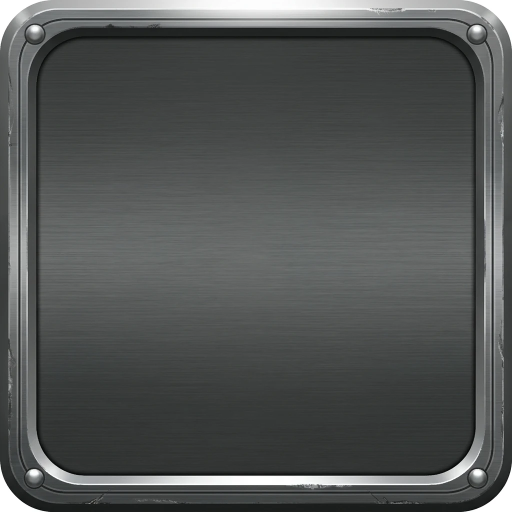
#> input picture art/meshy_steel/steel_slot.png, 1024 x 1024 px (shown at 1/2 size)
$ python steel_art.py out.png
#> lines starting #> are read from the running program, lines starting #| are printed output that depends on the picture; after the words box and inside, x2 and y2 are one past the last pixel; in counts of white or black regions, pixels touching at a corner belong together
### tools/modern_art.py
"""Art of the "Moderno" HUD style, copied from the concept art/concept_modern.png (the user's Meshy
agent image "WoW Modern Clean HUD"): near-black navy panels, thin teal hairlines with a faint glow.
The clean look (the unit frame's, followed by the cast bar, minimap and menu band): one rounded
backing panel per group, bars in thick dark rims, round parts in the portrait's ring; no arrow
tips and no gold. The action bar is the
concept's without its wings, gems and gold rails (the user's call).

Colors are sampled from the concept. Each piece is drawn at SS times its texture size and scaled
down, so lines stay crisp; textures are about twice their size on a 1080p screen.

Usage: python tools/modern_art.py OUT_DIR   (writes the pieces and mockup.png)
"""
import pathlib
import sys

from PIL import Image, ImageChops, ImageDraw, ImageFilter, ImageFont

SS = 4
PANEL = (3, 13, 21)
EDGE = (0, 4, 10)
LINE = (34, 128, 162)        # the teal hairline
LINE_LIT = (88, 186, 214)    # its lit top side
LINE_DIM = (28, 62, 78)
GOLD = (214, 172, 70)
HEALTH = ((96, 214, 52), None)
MANA = ((22, 132, 244), None)
CAST = ((44, 172, 222), None)


class Canvas:
    """A piece being drawn at SS times its size: body (panels), lines (also blurred into a soft
    glow under themselves) and top (crisp details over everything)."""

    def __init__(self, w, h):
        self.w, self.h = w, h
        self.layers = {k: Image.new("RGBA", (w * SS, h * SS), (0, 0, 0, 0)) for k in ("body", "lines", "top")}

    @staticmethod
    def s(v):
        return [c * SS for c in v]

    def draw(self, layer):
        return ImageDraw.Draw(self.layers[layer])

    def rrect(self, box, r, fill=None, outline=None, width=1.0, layer="lines"):
        self.draw(layer).rounded_rectangle(self.s(box), r * SS, fill=fill, outline=outline,
                                           width=max(1, round(width * SS)) if outline else 0)

    def ellipse(self, box, fill=None, outline=None, width=1.0, layer="lines"):
        self.draw(layer).ellipse(self.s(box), fill=fill, outline=outline, width=max(1, round(width * SS)) if outline else 0)

    def poly(self, pts, fill, layer="lines"):
        self.draw(layer).polygon([tuple(self.s(p)) for p in pts], fill=fill)

    def line(self, pts, color, width=1.0, layer="lines"):
        self.draw(layer).line([tuple(self.s(p)) for p in pts], fill=color, width=max(1, round(width * SS)))

    # [29 lines left out: functions vgrad, hfade, not called in this run]

    def cut(self, box, r=0, ellipse=False):
        """A see-through hole in every layer (portrait, icon, map show through)."""
        for img in self.layers.values():
            m = Image.new("L", img.size, 255)
            d = ImageDraw.Draw(m)
            (d.ellipse if ellipse else lambda b, fill: d.rounded_rectangle(b, r * SS, fill=fill))(self.s(box), fill=0)
            img.putalpha(ImageChops.multiply(img.getchannel("A"), m))

    def render(self, glow=0.8, shadow=0.75):
        out = Image.new("RGBA", self.layers["body"].size, (0, 0, 0, 0))
        if shadow:
            a = self.layers["body"].getchannel("A")
            for k in ("lines", "top"):
                a = ImageChops.lighter(a, self.layers[k].getchannel("A"))
            sh = Image.new("RGBA", a.size, (0, 2, 6, 0))
            sh.putalpha(a.point(lambda v: round(v * shadow)))
            sh = sh.filter(ImageFilter.GaussianBlur(3.5 * SS))
            out.alpha_composite(sh, (0, round(2.5 * SS)))
        out.alpha_composite(self.layers["body"])
        if glow:
            g = self.layers["lines"].filter(ImageFilter.GaussianBlur(2.2 * SS))
            g.putalpha(g.getchannel("A").point(lambda v: min(255, round(v * glow))))
            out.alpha_composite(g)
        out.alpha_composite(self.layers["lines"])
        out.alpha_composite(self.layers["top"])
        return out.resize((self.w, self.h), Image.LANCZOS)


# [7 lines left out: function hairline_box, not called in this run]


# ------------------------------------------------------------------ unit frame (player, target)
# Rects in px of the 720x262 texture (Data.MODERN_UNIT mirrors them); room under the level circle.
UNIT = {"w": 720, "h": 262, "ring": (12, 12, 232, 232), "portrait": (28, 28, 216, 216),
        "name": (250, 26, 704, 80), "health": (186, 91, 694, 141), "power": (186, 157, 686, 195),
        # the bars end in a curve around the ring: `clear` px of gap outside it, then their `rim`
        "clear": 6, "rim": 8,
        # a small round level badge on the ring's bottom edge (6 o'clock)
        "level": (103, 212, 141, 250)}


def _radial_vignette(w, h, inner=0.66, edge=165):
    """A dark ring fading from the circle's edge inward to clear, so a cropped 2D portrait melts
    into the frame instead of ending in a hard circular cut."""
    import numpy as np
    yy, xx = np.mgrid[0:h, 0:w]
    cx, cy, radius = w / 2, h / 2, w / 2
    d = np.hypot(xx - cx, yy - cy) / radius
    t = np.clip((d - inner) / (1 - inner), 0, 1)
    a = edge * t * t
    a[d >= 1.0] = 0
    out = np.zeros((h, w, 4), np.uint8)
    out[..., 2] = 8  # the shadow keeps a faint navy tint
    out[..., 3] = a.astype(np.uint8)
    return Image.fromarray(out, "RGBA")


# [7 lines left out: function backing, not called in this run]


# The bars' rim colours and the accent of small marks (a look such as tools/steel_art.py swaps
# them while it draws).
GROOVE_RIM, GROOVE_EDGE = (4, 14, 24, 250), (40, 112, 140, 255)
MARKER = ((60, 170, 210), (150, 222, 244))


# [20 lines left out: functions groove, ring, not called in this run]


def ring_circle(extra=0):
    """Centre and radius of the circle that cuts the bars: the ring plus the gap (and `extra`)."""
    x0, y0, x1, y1 = UNIT["ring"]
    return (x0 + x1) / 2, (y0 + y1) / 2, (x1 - x0) / 2 + UNIT["clear"] + extra


def _disk(size, cx, cy, r):
    m = Image.new("L", size, 0)
    ImageDraw.Draw(m).ellipse([v * SS for v in (cx - r, cy - r, cx + r, cy + r)], fill=255)
    return m


def bars_around_ring(c, keys):
    """The bars' grooves, their left ends cut by a circle concentric with the portrait ring, `clear`
    px outside it: the rim turns along the curve (its edge line following it), the dark well starts
    `rim` px further in. The ring is drawn over them afterwards."""
    g = Canvas(c.w, c.h)
    for key in keys:
        groove(g, UNIT[key])
    size = g.layers["body"].size
    cx, cy, r = ring_circle()
    rim = UNIT["rim"]
    shape = g.layers["body"].getchannel("A")
    wells = Image.new("L", size, 0)
    for key in keys:
        x0, y0, x1, y1 = UNIT[key]
        ImageDraw.Draw(wells).rounded_rectangle([v * SS for v in (x0, y0, x1, y1)], 8 * SS, fill=255)
    # the rim band along the curve, over the well's end; a dark line where it meets the well
    band = ImageChops.multiply(_disk(size, cx, cy, r + rim), wells)
    paint = Image.new("RGBA", size, GROOVE_RIM[:3] + (0,))
    paint.putalpha(band.point(lambda v: v * GROOVE_RIM[3] // 255))
    g.layers["body"].alpha_composite(paint)
    seam = ImageChops.subtract(_disk(size, cx, cy, r + rim + 0.8), _disk(size, cx, cy, r + rim - 0.8))
    dark = Image.new("RGBA", size, (0, 0, 0, 0))
    dark.putalpha(ImageChops.multiply(seam, wells))
    g.layers["body"].alpha_composite(dark)
    # the rim's edge line turning along the curve
    edge = ImageChops.subtract(_disk(size, cx, cy, r + 2.0), _disk(size, cx, cy, r))
    line = Image.new("RGBA", size, GROOVE_EDGE[:3] + (0,))
    line.putalpha(ImageChops.multiply(edge, shape))
    g.layers["lines"].alpha_composite(line)
    g.cut((cx - r, cy - r, cx + r, cy + r), ellipse=True)
    for k in c.layers:
        c.layers[k].alpha_composite(g.layers[k])


# [14 lines left out: function unit_mask, not called in this run]


def unit_frame(level=True):
    """The unit frame; level=False for the small frames (focus, pet, target of target, party),
    where a level circle is too small to hold a readable number."""
    c = Canvas(UNIT["w"], UNIT["h"])
    # Backing panel behind the ring and the bars so they read as one continuous piece: it fills the
    # gap where the scene used to show between the round portrait and the bars (the "cut" look). The
    # portrait is cut out of its left end, so the circle still sits in front.
    backing(c, (118, 18, 706, 206))
    # each bar in its own thick dark rim (the user found the bars too close together), its left
    # end curved around the ring
    bars_around_ring(c, ("health", "power"))
    ring(c, UNIT["ring"])
    c.cut(UNIT["portrait"], ellipse=True)
    # soft inner vignette so the 2D portrait fades into the ring instead of ending in a hard cut
    px0, py0, px1, py1 = UNIT["portrait"]
    vig = _radial_vignette(round((px1 - px0) * SS), round((py1 - py0) * SS))
    c.layers["top"].alpha_composite(vig, (round(px0 * SS), round(py0 * SS)))
    if not level:
        return c.render()
    # level: a minimalist circle on the ring's bottom edge with a clean light rim and (in Lua) a
    # white number — small but clearly visible, no gold.
    lx0, ly0, lx1, ly1 = UNIT["level"]
    c.ellipse((lx0 - 2, ly0 - 2, lx1 + 2, ly1 + 2), fill=EDGE + (255,), layer="top")
    c.ellipse((lx0, ly0, lx1, ly1), fill=(9, 18, 28, 255), outline=(206, 220, 234, 255), width=2.2, layer="top")
    c.draw("top").arc(c.s((lx0 + 1, ly0 + 1, lx1 - 1, ly1 - 1)), 200, 340, fill=(240, 248, 255, 200), width=round(1.1 * SS))
    return c.render()


# [32 lines left out: function arcane_ring, not called in this run]


# ------------------------------------------------------------------ cast bar
# The unit frame's clean look: one backing panel holding the icon (square, in a thick rim like
# the bars') and the groove; the spell name on the panel above the groove. No arrow tips.
CASTBAR = {"w": 940, "h": 132, "panel": (6, 6, 934, 124), "icon": (22, 22, 110, 110),
           "bar": (134, 68, 910, 108), "name": (140, 16, 620, 56)}


def cast_bar():
    c = Canvas(CASTBAR["w"], CASTBAR["h"])
    backing(c, CASTBAR["panel"], 18)
    groove(c, CASTBAR["icon"], r=4, rim=7)
    groove(c, CASTBAR["bar"])
    c.cut(CASTBAR["icon"], 4)
    return c.render()


# ------------------------------------------------------------------ action bar pieces
SLOT_TEX = 104  # one slot frame texture (the icon goes inside, 10 px in)


# [10 lines left out: function slot_frame, not called in this run]


PANEL_TEX, PANEL_CORNER = 96, 32  # 9-slice panel for bars of any size


# [21 lines left out: functions bar_panel, nine_slice, not called in this run]


# ------------------------------------------------------------------ minimap
# The map in the portrait's ring (thick dark band, teal line lit across the top); the zone name on
# a pill in the backing panel's look, centred over it. No arrow tips.
MAP = {"w": 340, "h": 384, "hole": (26, 72, 314, 360), "plate": (40, 4, 300, 50)}


def minimap_ring():
    c = Canvas(MAP["w"], MAP["h"])
    x0, y0, x1, y1 = MAP["hole"]
    band = 12
    ring(c, (x0 - band, y0 - band, x1 + band, y1 + band), band)
    c.cut((x0, y0, x1, y1), ellipse=True)
    # N marker: a small diamond in the accent colour sitting on the ring's top edge
    cx, ny = (x0 + x1) / 2, y0 - band
    c.poly([(cx, ny - 9), (cx + 7, ny), (cx, ny + 9), (cx - 7, ny)], MARKER[0] + (255,), layer="top")
    c.poly([(cx, ny - 9), (cx + 7, ny), (cx, ny + 1)], MARKER[1] + (255,), layer="top")
    # the zone name on a pill centred over the map (the calendar sits on the ring, like mail and
    # tracking)
    px0, py0, px1, py1 = MAP["plate"]
    backing(c, MAP["plate"], (py1 - py0) / 2)
    return c.render()


# ------------------------------------------------------------------ micro menu band
def menu_band(w=620, h=92):
    """The backing panel's look as a band with a rounded left end (the game mirrors the left
    end for the right one and stretches the middle, which is uniform)."""
    c = Canvas(w, h)
    backing(c, (6, 10, w + 40, h - 10), 18)
    return c.render()


# [180 lines left out: functions gloss, bar_fill, _font, _text, _paste_round, _fill and 3 more, not called in this run]


# [2 lines that do not run on import are left out]


# [15 lines left out: function blackify, not called in this run]


GEM_TEX = 96


def _diamond(m, r):
    return [(m, m - r), (m + r, m), (m, m + r), (m - r, m)]


# [42 lines left out: functions gem_socket, gem_lit, not called in this run]

### tools/steel_art.py
"""The "Aço" look (2026-10-25): crafted but modern and subtle steel. Graphite brushed plates with
silver edges, a bevel that gives them thickness, an engraved line inside the panels, small corner
brackets and rivets, a machined plate on top of the portrait ring. No blue.

It redraws modern_art's pieces with the same geometry (so everything stays on the screen grid):
the pieces call modern_art.backing/groove/ring, which are swapped for the steel ones while drawing.
Its pieces are also the moulds Meshy redraws with real metal (tools/meshy_gen.py, pieces steel_*).

Usage: python tools/steel_art.py OUT_DIR   (writes the steel pieces as PNG)
"""
import math
import pathlib
import random
import sys
from contextlib import contextmanager
from functools import lru_cache

import numpy as np
from PIL import Image, ImageChops, ImageDraw, ImageFilter

import modern_art as ma
from modern_art import Canvas

PANEL = (22, 23, 26, 244)       # graphite plate
RIM = (58, 58, 60, 252)         # the bars' rim band (the metal's mean, for the flat bits)
EDGE = (150, 154, 162, 245)     # the silver edge line
LIT = (240, 242, 246, 220)      # light along top edges
RING = (150, 154, 162, 255)
RING_FILL = (26, 27, 31, 255)
RING_LIT = (240, 242, 246, 230)
RING_INNER = (58, 60, 66, 255)
SLOT = (128, 132, 140, 255)
METAL = (150, 154, 162, 255)    # brackets, rivets, plates
SHINE = (245, 246, 250, 230)


# The metal itself: the brushed plate Meshy drew for the action slot (art/meshy_steel), made neutral
# grey and brought to each part's brightness. Our shapes stay exact; only their surface is Meshy's.
MATERIAL = pathlib.Path(__file__).resolve().parent.parent / "art" / "meshy_steel" / "steel_slot.png"
MATERIAL_BOX = (150, 150, 874, 874)  # the plain plate inside that slot


@lru_cache(maxsize=None)
def _material_source():
    img = Image.open(MATERIAL).convert("L").crop(MATERIAL_BOX)
    a = np.asarray(img).astype(np.float32)
    return (a - a.mean()) / max(1.0, a.std())  # brushed grain and sheen, around 0


def material(size, mean, spread=15.0):
    """A size (w, h) px piece of the brushed metal at brightness `mean` (0-255), as an L image."""
    src = Image.fromarray(_material_source())
    a = np.asarray(src.resize(size, Image.LANCZOS)).astype(np.float32)
    return Image.fromarray(np.clip(mean + a * spread, 0, 255).astype(np.uint8))


def material_ring(size, inner, mean, spread=15.0):
    """The metal brushed in circles (the plate's grain bent around the centre), for rings."""
    w, h = size
    src = _material_source()
    yy, xx = np.mgrid[0:h, 0:w].astype(np.float32)
    cx, cy = (w - 1) / 2, (h - 1) / 2
    r = np.hypot(xx - cx, yy - cy)
    th = (np.arctan2(yy - cy, xx - cx) + math.pi) / (2 * math.pi)
    rr = np.clip((r - inner) / max(1.0, w / 2 - inner), 0, 1)
    u = (th * (src.shape[1] - 1)).astype(int)
    v = (src.shape[0] * 0.3 + rr * src.shape[0] * 0.4).astype(int)  # a band of the plate, across the ring
    return Image.fromarray(np.clip(mean + src[v, u] * spread, 0, 255).astype(np.uint8))


def _paint(c, layer, at, grey, mask, tint=(0, 0, 2)):
    """Paint the grey metal into c's layer at `at`, where `mask` (L) allows."""
    rgb = [grey.point(lambda v, t=t: min(255, v + t)) for t in tint]
    piece = Image.merge("RGBA", (*rgb, mask))
    c.layers[layer].alpha_composite(piece, at)


def _mask(box, r):
    x0, y0, x1, y1 = [round(v * ma.SS) for v in box]
    m = Image.new("L", (x1 - x0, y1 - y0), 0)
#> m: PIL image 2352x752 L; every value is 0
    ImageDraw.Draw(m).rounded_rectangle((0, 0, m.width - 1, m.height - 1), r * ma.SS, fill=255)
    return (x0, y0), m


# [23 lines left out: functions sheen, brushed, not called in this run]


def bevel(c, box, r, w=1.4):
    """Plate thickness: a light line along the top inside edge, a dark one along the bottom."""
    x0, y0, x1, y1 = box
    c.line([(x0 + r * 0.7, y0 + w), (x1 - r * 0.7, y0 + w)], (255, 255, 255, 70), w, layer="top")
    c.line([(x0 + r * 0.7, y1 - w), (x1 - r * 0.7, y1 - w)], (0, 0, 0, 150), w, layer="top")


# [7 lines left out: function etch, not called in this run]


def rivet(c, x, y, s=2.2):
    c.ellipse((x - s - 0.6, y - s - 0.6, x + s + 0.6, y + s + 0.6), fill=(0, 0, 0, 200), layer="top")
    c.ellipse((x - s, y - s, x + s, y + s), fill=METAL, layer="top")
    c.ellipse((x - s * 0.5, y - s * 0.7, x + s * 0.2, y - s * 0.1), fill=SHINE, layer="top")


def bracket(c, x, y, sx, sy, k=14, t=3.2):
    """An L-shaped corner fitting with a rivet: (x, y) the corner, sx/sy the inward directions."""
    def ell(o, i):
        return [(x + sx * o, y + sy * o), (x + sx * (k - o), y + sy * o), (x + sx * (k - o), y + sy * (t - i)),
                (x + sx * (t - i), y + sy * (t - i)), (x + sx * (t - i), y + sy * (k - o)), (x + sx * o, y + sy * (k - o))]
    c.poly(ell(0, 0), (0, 0, 0, 180), layer="top")
    c.poly(ell(0.8, 0.4), METAL, layer="top")
    rivet(c, x + sx * (t + 3.2), y + sy * (t + 3.2), 1.7)


def keystone(c, cx, y, w=40, h=10):
    """A small machined plate seated on an edge (the top of the portrait ring)."""
    pts = [(cx - w / 2, y), (cx + w / 2, y), (cx + w / 2 - h * 0.7, y + h), (cx - w / 2 + h * 0.7, y + h)]
    c.poly([(p[0], p[1] - 1) for p in pts], (0, 0, 0, 200), layer="top")
    c.poly(pts, (128, 132, 140, 255), layer="top")
    c.line([(cx - w / 2 + 2, y + 1.2), (cx + w / 2 - 2, y + 1.2)], (240, 242, 246, 220), 1.0, layer="top")
    rivet(c, cx, y + h / 2, 1.6)


# ------------------------------------------------------------------ the pieces' parts in steel
GLASS_ALPHA = 178   # the smoked glass in the plates (of 255): the scene shows faintly through
FRAME_W = 5         # the steel frame around a plate's glass


def glass(c, box, r):
    """Smoked glass: dark, faintly see-through, a soft light across its top half and one diagonal
    reflection streak, the brushed grain barely there."""
    at, m = _mask(box, r)
    _paint(c, "body", at, material(m.size, 26, spread=5), m.point(lambda v: v * GLASS_ALPHA // 255))
    w, h = m.size
    top = Image.new("L", (1, h))
    for y in range(h):
        top.putpixel((0, y), round(30 * max(0.0, 1 - y / max(1, h - 1) / 0.55)))
    streak = Image.new("L", (w, h), 0)
    k = h * 0.9  # the streak leans: it runs from the top edge down to the left
    x0 = w * 0.18
    ImageDraw.Draw(streak).polygon([(x0, 0), (x0 + h * 0.35, 0), (x0 + h * 0.35 - k, h), (x0 - k, h)], fill=24)
    streak = streak.filter(ImageFilter.GaussianBlur(radius=h * 0.08))
    light = ImageChops.multiply(m, ImageChops.lighter(top.resize((w, h)), streak))
    layer = Image.new("RGBA", (w, h), (255, 255, 255, 0))
    layer.putalpha(light)
    c.layers["body"].alpha_composite(layer, at)


def backing(c, box, r=20):
    """A plate: smoked glass held in a thin brushed steel frame (opaque), the frame's silver edge."""
    x0, y0, x1, y1 = box
    at, m = _mask(box, r)
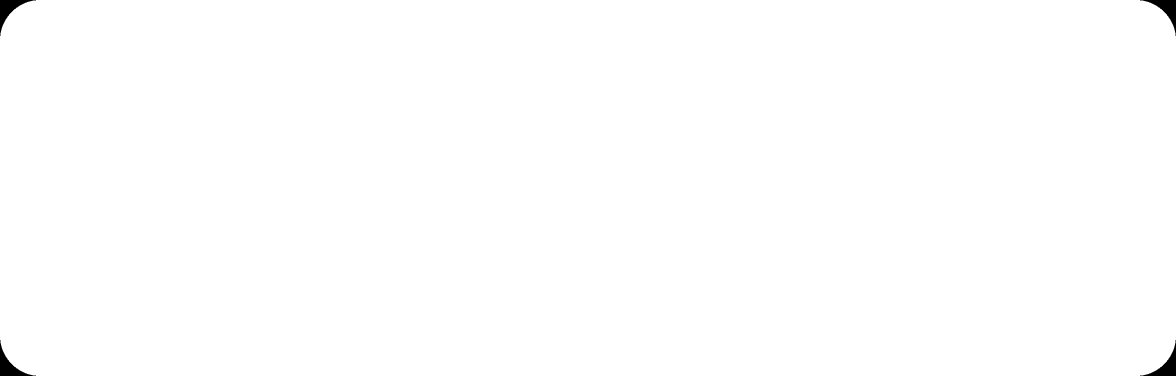
#> m: PIL image 2352x752 L (shown at 1/2 size); 99.7% white; 4 black regions, box (x1, y1, x2, y2) and area: (0, 0, 72, 72) 1400, (2280, 0, 2352, 72) 1400, (0, 680, 72, 752) 1400, (2280, 680, 2352, 752) 1400
#> at = (472, 72)
    inner = (x0 + FRAME_W, y0 + FRAME_W, x1 - FRAME_W, y1 - FRAME_W)
    _, hole = _mask(inner, max(1, r - FRAME_W))
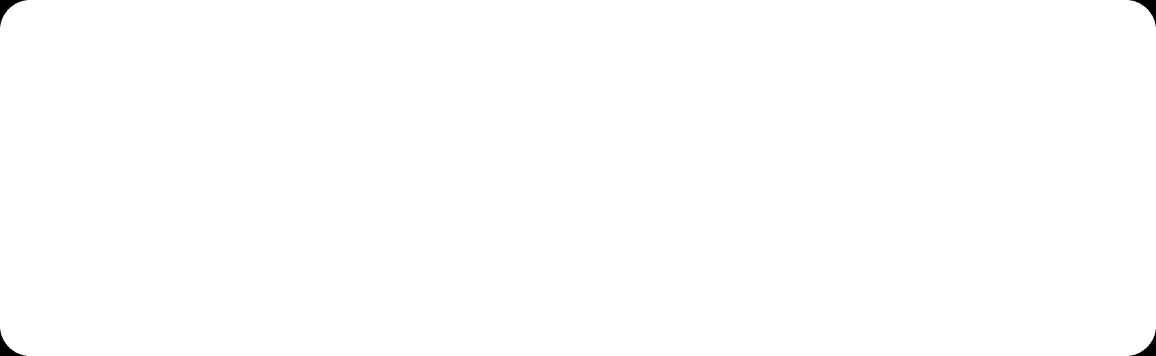
#> hole: PIL image 2312x712 L (shown at 1/2 size); 99.8% white; 4 black regions, box (x1, y1, x2, y2) and area: (0, 0, 53, 53) 786, (2259, 0, 2312, 53) 786, (0, 659, 53, 712) 786, (2259, 659, 2312, 712) 786
    frame = m.copy()
    frame.paste(ImageChops.subtract(m.crop((round(FRAME_W * ma.SS), round(FRAME_W * ma.SS),
                                            round(FRAME_W * ma.SS) + hole.width, round(FRAME_W * ma.SS) + hole.height)), hole),
                (round(FRAME_W * ma.SS), round(FRAME_W * ma.SS)))
    _paint(c, "body", at, material(m.size, 58), frame)
#> in _paint, `rgb = [grey.point(lambda v, t=t: min(255, v + t)) for t in tint]`: rgb = 3 items
    glass(c, inner, max(1, r - FRAME_W))
#> in glass, `at, m = _mask(box, r)`: at = (492, 92)
#> (the rest of the program and of its run is left out)
